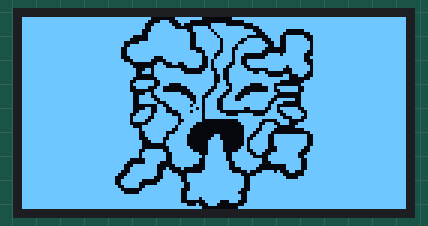
Bench run of a sketch on a simulated Arduino Uno, built with avr-gcc and run on an emulated ATmega328P. Shown: 128×64 one-colour display.

Above: at 0.45 s.

The sketch:

animation.ino
```cpp
#include <SPI.h>
#include <Wire.h>
#include <Adafruit_GFX.h>
#include <Adafruit_SSD1306.h>
#define SCREEN_WIDTH 128 // OLED display width, in pixels
#define SCREEN_HEIGHT 64 // OLED display height, in pixels
#define OLED_RESET 0x3C
Adafruit_SSD1306 display(128, 64, &Wire, -1);

const unsigned char perso [] PROGMEM = {

// 'Capture d’écran 2024-02-01 à 10', 128x64px
  0xff, 0xff, 0xff, 0xff, 0xff, 0xe0, 0x1f, 0xf0, 0x03, 0xff, 0xff, 0xff, 0xff, 0xff, 0xff, 0xff,
	0xff, 0xff, 0xff, 0xff, 0xff, 0xc3, 0x8f, 0x00, 0x00, 0x3f, 0xff, 0xff, 0xff, 0xff, 0xff, 0xff,
	0xff, 0xff, 0xff, 0xff, 0xff, 0x8f, 0xc4, 0x01, 0xf0, 0x07, 0xff, 0xff, 0xff, 0xff, 0xff, 0xff,
	0xff, 0xff, 0xff, 0xff, 0xff, 0x9f, 0xe0, 0x7d, 0xff, 0xc1, 0xff, 0xff, 0xff, 0xff, 0xff, 0xff,
	0xff, 0xff, 0xff, 0xff, 0xff, 0x1f, 0xfe, 0x7e, 0xff, 0xf8, 0xff, 0x03, 0xff, 0xff, 0xff, 0xff,
	0xff, 0xff, 0xff, 0xff, 0xff, 0x3f, 0xff, 0x3f, 0x7f, 0xfc, 0x7e, 0x00, 0xff, 0xff, 0xff, 0xff,
	0xff, 0xff, 0xff, 0xff, 0xf8, 0x3f, 0xff, 0x3f, 0xbf, 0xe0, 0x3c, 0xfc, 0x7f, 0xff, 0xff, 0xff,
	0xff, 0xff, 0xff, 0xff, 0xf0, 0x3f, 0xff, 0x3f, 0xdf, 0x9f, 0x1c, 0xfe, 0x7f, 0xff, 0xff, 0xff,
	0xff, 0xff, 0xff, 0xff, 0xc1, 0xff, 0xff, 0x3f, 0xdf, 0x3f, 0x8c, 0xff, 0x7f, 0xff, 0xff, 0xff,
	0xff, 0xff, 0xff, 0xff, 0xcf, 0xff, 0xff, 0x3f, 0xde, 0xff, 0xcc, 0xff, 0x7f, 0xff, 0xff, 0xff,
	0xff, 0xff, 0xff, 0xff, 0x9f, 0xff, 0xff, 0x0f, 0xdc, 0xff, 0x80, 0xff, 0x7f, 0xff, 0xff, 0xff,
	0xff, 0xff, 0xff, 0xff, 0x9f, 0xff, 0xff, 0xc7, 0x9d, 0xff, 0x00, 0xfe, 0x7f, 0xff, 0xff, 0xff,
	0xff, 0xff, 0xff, 0xff, 0x9f, 0xff, 0xff, 0xf7, 0x3d, 0xc0, 0x3d, 0xfc, 0x7f, 0xff, 0xff, 0xff,
	0xff, 0xff, 0xff, 0xff, 0x8f, 0xf1, 0xff, 0xf3, 0x7d, 0x80, 0x7f, 0xfc, 0xff, 0xff, 0xff, 0xff,
	0xff, 0xff, 0xff, 0xff, 0xc7, 0xe0, 0xff, 0xf2, 0xfd, 0x9f, 0xff, 0xfc, 0x7f, 0xff, 0xff, 0xff,
	0xff, 0xff, 0xff, 0xff, 0xf0, 0x06, 0x33, 0xf2, 0xf9, 0x9f, 0xff, 0xfe, 0x7f, 0xff, 0xff, 0xff,
	0xff, 0xff, 0xff, 0xff, 0xf8, 0x0f, 0x01, 0xe2, 0xf3, 0xcf, 0xff, 0x7f, 0x7f, 0xff, 0xff, 0xff,
	0xff, 0xff, 0xff, 0xff, 0xfc, 0x6f, 0xf8, 0x06, 0x67, 0xe0, 0x3e, 0x3f, 0x7f, 0xff, 0xff, 0xff,
	0xff, 0xff, 0xff, 0xff, 0xfc, 0xef, 0xfc, 0x0f, 0x67, 0xf9, 0x80, 0x3e, 0x7f, 0xff, 0xff, 0xff,
	0xff, 0xff, 0xff, 0xff, 0xfc, 0x0f, 0xff, 0xff, 0x27, 0xff, 0xc1, 0x8c, 0x7f, 0xff, 0xff, 0xff,
	0xff, 0xff, 0xff, 0xff, 0xf8, 0x07, 0xff, 0xff, 0x27, 0xff, 0xff, 0x80, 0xff, 0xff, 0xff, 0xff,
	0xff, 0xff, 0xff, 0xff, 0xf3, 0xf3, 0xff, 0xff, 0x37, 0xff, 0xfc, 0x03, 0xff, 0xff, 0xff, 0xff,
	0xff, 0xff, 0xff, 0xff, 0xf7, 0xf3, 0x87, 0xff, 0x73, 0xf0, 0xf0, 0x07, 0xff, 0xff, 0xff, 0xff,
	0xff, 0xff, 0xff, 0xff, 0xf3, 0xc6, 0x01, 0xfe, 0x7b, 0xc0, 0x37, 0xf3, 0xff, 0xff, 0xff, 0xff,
	0xff, 0xff, 0xff, 0xff, 0xf0, 0x0e, 0x00, 0xfc, 0xf3, 0x80, 0x33, 0xf3, 0xff, 0xff, 0xff, 0xff,
	0xff, 0xff, 0xff, 0xff, 0xf8, 0x6f, 0xf8, 0x79, 0xe7, 0x0f, 0xf8, 0x07, 0xff, 0xff, 0xff, 0xff,
	0xff, 0xff, 0xff, 0xff, 0xf9, 0xe7, 0xfe, 0x33, 0xce, 0x3f, 0xf0, 0x07, 0xff, 0xff, 0xff, 0xff,
	0xff, 0xff, 0xff, 0xff, 0xf9, 0xf3, 0xff, 0x37, 0x9e, 0x7f, 0xe7, 0xe7, 0xff, 0xff, 0xff, 0xff,
	0xff, 0xff, 0xff, 0xff, 0xf9, 0xf8, 0xff, 0xb7, 0x9f, 0xff, 0xce, 0x07, 0xff, 0xff, 0xff, 0xff,
	0xff, 0xff, 0xff, 0xff, 0xf8, 0x06, 0x7f, 0x77, 0x9f, 0xff, 0xd8, 0x07, 0xff, 0xff, 0xff, 0xff,
	0xff, 0xff, 0xff, 0xff, 0xf8, 0x67, 0x3f, 0xd7, 0x9f, 0xcf, 0x9b, 0xf3, 0xff, 0xff, 0xff, 0xff,
	0xff, 0xff, 0xff, 0xff, 0xf9, 0xe7, 0x0f, 0x77, 0xc0, 0x00, 0x39, 0xf9, 0xff, 0xff, 0xff, 0xff,
	0xff, 0xff, 0xff, 0xff, 0xf3, 0xef, 0xc7, 0xf7, 0xf0, 0xf8, 0x7c, 0xfd, 0xff, 0xff, 0xff, 0xff,
	0xff, 0xff, 0xff, 0xff, 0xf7, 0xcf, 0xf7, 0xf7, 0xff, 0xff, 0xfe, 0x39, 0xff, 0xff, 0xff, 0xff,
	0xff, 0xff, 0xff, 0xff, 0xf7, 0x9f, 0xf3, 0xf0, 0x00, 0xff, 0x07, 0x83, 0xff, 0xff, 0xff, 0xff,
	0xff, 0xff, 0xff, 0xff, 0xf0, 0x3f, 0xf7, 0xc0, 0x00, 0x7e, 0x73, 0x8f, 0xff, 0xff, 0xff, 0xff,
	0xff, 0xff, 0xff, 0xff, 0xf8, 0xff, 0xef, 0x80, 0x00, 0x3e, 0xf8, 0x1f, 0xff, 0xff, 0xff, 0xff,
	0xff, 0xff, 0xff, 0xff, 0xfe, 0xff, 0xcf, 0x00, 0x00, 0x3c, 0xf0, 0x03, 0xff, 0xff, 0xff, 0xff,
	0xff, 0xff, 0xff, 0xff, 0xfe, 0x7f, 0x1f, 0x00, 0x00, 0x39, 0xe0, 0x00, 0xff, 0xff, 0xff, 0xff,
	0xff, 0xff, 0xff, 0xff, 0xfe, 0x7f, 0x7e, 0x00, 0xc0, 0x33, 0xcf, 0xfe, 0x7f, 0xff, 0xff, 0xff,
	0xff, 0xff, 0xff, 0xff, 0xfe, 0x3e, 0x7e, 0x01, 0xc0, 0x27, 0xcf, 0xfe, 0x7f, 0xff, 0xff, 0xff,
	0xff, 0xff, 0xff, 0xff, 0xff, 0x1e, 0xfe, 0x03, 0xe0, 0x2f, 0xcf, 0xfe, 0x7f, 0xff, 0xff, 0xff,
	0xff, 0xff, 0xff, 0xff, 0xff, 0x00, 0xfe, 0x03, 0xe0, 0x2f, 0xcf, 0xfe, 0x7f, 0xff, 0xff, 0xff,
	0xff, 0xff, 0xff, 0xff, 0xff, 0x00, 0x7f, 0x03, 0xe0, 0x6f, 0xc7, 0xfc, 0xff, 0xff, 0xff, 0xff,
	0xff, 0xff, 0xff, 0xff, 0xfe, 0x7e, 0x7f, 0x83, 0xe0, 0xe7, 0x87, 0xf8, 0xff, 0xff, 0xff, 0xff,
	0xff, 0xff, 0xff, 0xff, 0xfe, 0xff, 0x3f, 0xe3, 0xf3, 0xf3, 0x1f, 0xf1, 0xff, 0xff, 0xff, 0xff,
	0xff, 0xff, 0xff, 0xff, 0xfe, 0xff, 0x3f, 0xf7, 0xf3, 0xf8, 0x3f, 0xf3, 0xff, 0xff, 0xff, 0xff,
	0xff, 0xff, 0xff, 0xff, 0xf0, 0x7f, 0x3f, 0xe7, 0xf3, 0xff, 0x3f, 0xf9, 0xff, 0xff, 0xff, 0xff,
	0xff, 0xff, 0xff, 0xff, 0xe0, 0x7c, 0x3f, 0xe7, 0xf9, 0xff, 0x1f, 0xf9, 0xff, 0xff, 0xff, 0xff,
	0xff, 0xff, 0xff, 0xff, 0xc7, 0xf8, 0x1f, 0x87, 0xf9, 0xfe, 0x00, 0xf9, 0xff, 0xff, 0xff, 0xff,
	0xff, 0xff, 0xff, 0xff, 0xcf, 0xf8, 0x84, 0x07, 0xf8, 0x7c, 0x00, 0xf9, 0xff, 0xff, 0xff, 0xff,
	0xff, 0xff, 0xff, 0xff, 0x8f, 0xf9, 0xc0, 0x0f, 0xfc, 0x10, 0xf4, 0x63, 0xff, 0xff, 0xff, 0xff,
	0xff, 0xff, 0xff, 0xff, 0x1f, 0xf9, 0xf1, 0xff, 0xff, 0x83, 0xfe, 0x03, 0xff, 0xff, 0xff, 0xff,
	0xff, 0xff, 0xff, 0xfe, 0x3f, 0xf1, 0xf9, 0xff, 0xff, 0xcf, 0xff, 0x0f, 0xff, 0xff, 0xff, 0xff,
	0xff, 0xff, 0xff, 0xfe, 0x7f, 0x03, 0xf9, 0xff, 0xff, 0xcf, 0xff, 0xff, 0xff, 0xff, 0xff, 0xff,
	0xff, 0xff, 0xff, 0xfe, 0x7e, 0x07, 0xfc, 0xff, 0xff, 0xcf, 0xff, 0xff, 0xff, 0xff, 0xff, 0xff,
	0xff, 0xff, 0xff, 0xff, 0x3e, 0x7f, 0xfc, 0xff, 0xff, 0xcf, 0xff, 0xff, 0xff, 0xff, 0xff, 0xff,
	0xff, 0xff, 0xff, 0xff, 0x80, 0xff, 0xf8, 0xff, 0xff, 0x8f, 0xff, 0xff, 0xff, 0xff, 0xff, 0xff,
	0xff, 0xff, 0xff, 0xff, 0xc1, 0xff, 0xf9, 0xff, 0xff, 0x1f, 0xff, 0xff, 0xff, 0xff, 0xff, 0xff,
	0xff, 0xff, 0xff, 0xff, 0xff, 0xff, 0xf9, 0xff, 0xff, 0x9f, 0xff, 0xff, 0xff, 0xff, 0xff, 0xff,
	0xff, 0xff, 0xff, 0xff, 0xff, 0xff, 0xf9, 0xef, 0xff, 0x9f, 0xff, 0xff, 0xff, 0xff, 0xff, 0xff,
	0xff, 0xff, 0xff, 0xff, 0xff, 0xff, 0xf8, 0x07, 0xc7, 0x1f, 0xff, 0xff, 0xff, 0xff, 0xff, 0xff,
	0xff, 0xff, 0xff, 0xff, 0xff, 0xff, 0xfe, 0x23, 0x80, 0x3f, 0xff, 0xff, 0xff, 0xff, 0xff, 0xff,
	0xff, 0xff, 0xff, 0xff, 0xff, 0xff, 0xff, 0xf0, 0x00, 0xff, 0xff, 0xff, 0xff, 0xff, 0xff, 0xff
};

// Array of all bitmaps for convenience. (Total bytes used to store images in PROGMEM = 28128)
const int epd_bitmap_allArray_LEN = 1;


const unsigned char perso2 [] PROGMEM = {
  0xff, 0xff, 0xff, 0xff, 0xff, 0xe0, 0x1f, 0xf0, 0x03, 0xff, 0xff, 0xff, 0xff, 0xff, 0xff, 0xff,
	0xff, 0xff, 0xff, 0xff, 0xff, 0xc3, 0x8f, 0x00, 0x00, 0x3f, 0xff, 0xff, 0xff, 0xff, 0xff, 0xff,
	0xff, 0xff, 0xff, 0xff, 0xff, 0x8f, 0xc4, 0x01, 0xf0, 0x07, 0xff, 0xff, 0xff, 0xff, 0xff, 0xff,
	0xff, 0xff, 0xff, 0xff, 0xff, 0x9f, 0xe0, 0x7d, 0xff, 0xc1, 0xff, 0xff, 0xff, 0xff, 0xff, 0xff,
	0xff, 0xff, 0xff, 0xff, 0xff, 0x1f, 0xfe, 0x7e, 0xff, 0xf8, 0xff, 0x03, 0xff, 0xff, 0xff, 0xff,
	0xff, 0xff, 0xff, 0xff, 0xff, 0x3f, 0xff, 0x3f, 0x7f, 0xfc, 0x7e, 0x00, 0xff, 0xff, 0xff, 0xff,
	0xff, 0xff, 0xff, 0xff, 0xf8, 0x3f, 0xff, 0x3f, 0xbf, 0xe0, 0x3c, 0xfc, 0x7f, 0xff, 0xff, 0xff,
	0xff, 0xff, 0xff, 0xff, 0xf0, 0x3f, 0xff, 0x3f, 0xdf, 0x9f, 0x1c, 0xfe, 0x7f, 0xff, 0xff, 0xff,
	0xff, 0xff, 0xff, 0xff, 0xc1, 0xff, 0xff, 0x3f, 0xdf, 0x3f, 0x8c, 0xff, 0x7f, 0xff, 0xff, 0xff,
	0xff, 0xff, 0xff, 0xff, 0x8f, 0xff, 0xff, 0x3f, 0xde, 0xff, 0xcc, 0xff, 0x7f, 0xff, 0xff, 0xff,
	0xff, 0xff, 0xff, 0xff, 0x9f, 0xff, 0xff, 0x0f, 0xdc, 0xff, 0x80, 0xff, 0x7f, 0xff, 0xff, 0xff,
	0xff, 0xff, 0xff, 0xff, 0x9f, 0xff, 0xff, 0xc7, 0x9d, 0xff, 0x00, 0xfe, 0x7f, 0xff, 0xff, 0xff,
	0xff, 0xff, 0xff, 0xff, 0x9f, 0xff, 0xff, 0xf7, 0x3d, 0xc0, 0x3d, 0xfc, 0x7f, 0xff, 0xff, 0xff,
	0xff, 0xff, 0xff, 0xff, 0x8f, 0xf1, 0xff, 0xf3, 0x7d, 0x80, 0x7f, 0xfc, 0xff, 0xff, 0xff, 0xff,
	0xff, 0xff, 0xff, 0xff, 0xc7, 0xe0, 0xff, 0xf2, 0xfd, 0x9f, 0xff, 0xfc, 0x7f, 0xff, 0xff, 0xff,
	0xff, 0xff, 0xff, 0xff, 0xf0, 0x06, 0x33, 0xf2, 0xf9, 0x9f, 0xff, 0xfe, 0x7f, 0xff, 0xff, 0xff,
	0xff, 0xff, 0xff, 0xff, 0xf8, 0x0f, 0x01, 0xe2, 0xf3, 0xcf, 0xff, 0x7f, 0x7f, 0xff, 0xff, 0xff,
	0xff, 0xff, 0xff, 0xff, 0xfc, 0x6f, 0xf8, 0x06, 0x77, 0xe0, 0x3e, 0x3f, 0x7f, 0xff, 0xff, 0xff,
	0xff, 0xff, 0xff, 0xff, 0xfc, 0xef, 0xfc, 0x0f, 0x67, 0xf9, 0x80, 0x3e, 0x7f, 0xff, 0xff, 0xff,
	0xff, 0xff, 0xff, 0xff, 0xfc, 0x0f, 0xff, 0xff, 0x27, 0xff, 0xc1, 0x8c, 0x7f, 0xff, 0xff, 0xff,
	0xff, 0xff, 0xff, 0xff, 0xf8, 0x07, 0xff, 0xff, 0x27, 0xff, 0xff, 0x80, 0xff, 0xff, 0xff, 0xff,
	0xff, 0xff, 0xff, 0xff, 0xf3, 0xf3, 0xff, 0xff, 0x37, 0xff, 0xfc, 0x03, 0xff, 0xff, 0xff, 0xff,
	0xff, 0xff, 0xff, 0xff, 0xf7, 0xf2, 0xff, 0xff, 0x73, 0xff, 0xb0, 0x07, 0xff, 0xff, 0xff, 0xff,
	0xff, 0xff, 0xff, 0xff, 0xf7, 0xc6, 0x7f, 0xfe, 0x7b, 0xff, 0x37, 0xf3, 0xff, 0xff, 0xff, 0xff,
	0xff, 0xff, 0xff, 0xff, 0xf0, 0x0e, 0x3f, 0xfc, 0xf3, 0xfe, 0x33, 0xf3, 0xff, 0xff, 0xff, 0xff,
	0xff, 0xff, 0xff, 0xff, 0xf8, 0x6f, 0x0e, 0x39, 0xe6, 0x78, 0x78, 0x07, 0xff, 0xff, 0xff, 0xff,
	0xff, 0xff, 0xff, 0xff, 0xf9, 0xe7, 0x80, 0x33, 0xce, 0x00, 0xf0, 0x07, 0xff, 0xff, 0xff, 0xff,
	0xff, 0xff, 0xff, 0xff, 0xf9, 0xf3, 0xc0, 0x77, 0x9f, 0x01, 0xe7, 0xe7, 0xff, 0xff, 0xff, 0xff,
	0xff, 0xff, 0xff, 0xff, 0xf9, 0xf8, 0xff, 0xf7, 0x9f, 0xff, 0xce, 0x07, 0xff, 0xff, 0xff, 0xff,
	0xff, 0xff, 0xff, 0xff, 0xf8, 0x06, 0x7f, 0xf7, 0x9f, 0xff, 0xd8, 0x07, 0xff, 0xff, 0xff, 0xff,
	0xff, 0xff, 0xff, 0xff, 0xf8, 0x67, 0x3f, 0xf7, 0x9f, 0xcf, 0x99, 0xf3, 0xff, 0xff, 0xff, 0xff,
	0xff, 0xff, 0xff, 0xff, 0xf9, 0xe7, 0x0f, 0xf7, 0xc0, 0x00, 0x39, 0xf9, 0xff, 0xff, 0xff, 0xff,
	0xff, 0xff, 0xff, 0xff, 0xf3, 0xef, 0xc7, 0xf7, 0xf0, 0xf8, 0x7c, 0xfd, 0xff, 0xff, 0xff, 0xff,
	0xff, 0xff, 0xff, 0xff, 0xf7, 0xcf, 0xf7, 0xf7, 0xff, 0xff, 0xfe, 0x39, 0xff, 0xff, 0xff, 0xff,
	0xff, 0xff, 0xff, 0xff, 0xf7, 0x9f, 0xf3, 0xf0, 0x00, 0xff, 0x07, 0x83, 0xff, 0xff, 0xff, 0xff,
	0xff, 0xff, 0xff, 0xff, 0xf0, 0x3f, 0xf7, 0xc0, 0x00, 0x7e, 0x73, 0x8f, 0xff, 0xff, 0xff, 0xff,
	0xff, 0xff, 0xff, 0xff, 0xf8, 0xff, 0xef, 0x80, 0x00, 0x3e, 0xf8, 0x1f, 0xff, 0xff, 0xff, 0xff,
	0xff, 0xff, 0xff, 0xff, 0xfe, 0xff, 0xcf, 0x00, 0x00, 0x3c, 0xf0, 0x03, 0xff, 0xff, 0xff, 0xff,
	0xff, 0xff, 0xff, 0xff, 0xfe, 0x7f, 0x1f, 0x00, 0x00, 0x39, 0xe0, 0x00, 0xff, 0xff, 0xff, 0xff,
	0xff, 0xff, 0xff, 0xff, 0xfe, 0x7f, 0x7e, 0x00, 0xc0, 0x33, 0xcf, 0xfe, 0x7f, 0xff, 0xff, 0xff,
	0xff, 0xff, 0xff, 0xff, 0xfe, 0x3e, 0x7e, 0x01, 0xc0, 0x27, 0xcf, 0xfe, 0x7f, 0xff, 0xff, 0xff,
	0xff, 0xff, 0xff, 0xff, 0xff, 0x1e, 0xfe, 0x03, 0xe0, 0x2f, 0xcf, 0xfe, 0x7f, 0xff, 0xff, 0xff,
	0xff, 0xff, 0xff, 0xff, 0xff, 0x00, 0xfe, 0x03, 0xe0, 0x2f, 0xcf, 0xfe, 0x7f, 0xff, 0xff, 0xff,
	0xff, 0xff, 0xff, 0xff, 0xff, 0x00, 0x7f, 0x03, 0xe0, 0x6f, 0xc7, 0xfc, 0xff, 0xff, 0xff, 0xff,
	0xff, 0xff, 0xff, 0xff, 0xfe, 0x7e, 0x7f, 0x83, 0xe0, 0xe7, 0x87, 0xf8, 0xff, 0xff, 0xff, 0xff,
	0xff, 0xff, 0xff, 0xff, 0xfe, 0xff, 0x3f, 0xe3, 0xf3, 0xf3, 0x1f, 0xf1, 0xff, 0xff, 0xff, 0xff,
	0xff, 0xff, 0xff, 0xff, 0xfe, 0xff, 0x3f, 0xf7, 0xf3, 0xf8, 0x3f, 0xf3, 0xff, 0xff, 0xff, 0xff,
	0xff, 0xff, 0xff, 0xff, 0xf0, 0x7f, 0x3f, 0xe7, 0xf3, 0xff, 0x3f, 0xf9, 0xff, 0xff, 0xff, 0xff,
	0xff, 0xff, 0xff, 0xff, 0xe0, 0x7c, 0x3f, 0xe7, 0xf9, 0xff, 0x1f, 0xf9, 0xff, 0xff, 0xff, 0xff,
	0xff, 0xff, 0xff, 0xff, 0xc7, 0xf8, 0x1f, 0x87, 0xf9, 0xfe, 0x00, 0xf9, 0xff, 0xff, 0xff, 0xff,
	0xff, 0xff, 0xff, 0xff, 0xcf, 0xf8, 0x84, 0x07, 0xf8, 0x7c, 0x00, 0xf9, 0xff, 0xff, 0xff, 0xff,
	0xff, 0xff, 0xff, 0xff, 0x8f, 0xf9, 0xc0, 0x0f, 0xfc, 0x10, 0xf4, 0x63, 0xff, 0xff, 0xff, 0xff,
	0xff, 0xff, 0xff, 0xff, 0x1f, 0xf9, 0xf1, 0xff, 0xff, 0x83, 0xfe, 0x03, 0xff, 0xff, 0xff, 0xff,
	0xff, 0xff, 0xff, 0xfe, 0x3f, 0xf1, 0xf9, 0xff, 0xff, 0xcf, 0xff, 0x0f, 0xff, 0xff, 0xff, 0xff,
	0xff, 0xff, 0xff, 0xfe, 0x7f, 0x03, 0xf9, 0xff, 0xff, 0xcf, 0xff, 0xff, 0xff, 0xff, 0xff, 0xff,
	0xff, 0xff, 0xff, 0xfe, 0x7e, 0x07, 0xfc, 0xff, 0xff, 0xcf, 0xff, 0xff, 0xff, 0xff, 0xff, 0xff,
	0xff, 0xff, 0xff, 0xff, 0x3e, 0x7f, 0xfc, 0xff, 0xff, 0xcf, 0xff, 0xff, 0xff, 0xff, 0xff, 0xff,
	0xff, 0xff, 0xff, 0xff, 0x80, 0xff, 0xf8, 0xff, 0xff, 0x8f, 0xff, 0xff, 0xff, 0xff, 0xff, 0xff,
	0xff, 0xff, 0xff, 0xff, 0xc1, 0xff, 0xf9, 0xff, 0xff, 0x1f, 0xff, 0xff, 0xff, 0xff, 0xff, 0xff,
	0xff, 0xff, 0xff, 0xff, 0xff, 0xff, 0xf9, 0xff, 0xff, 0x9f, 0xff, 0xff, 0xff, 0xff, 0xff, 0xff,
	0xff, 0xff, 0xff, 0xff, 0xff, 0xff, 0xf9, 0xef, 0xff, 0x9f, 0xff, 0xff, 0xff, 0xff, 0xff, 0xff,
	0xff, 0xff, 0xff, 0xff, 0xff, 0xff, 0xf8, 0x07, 0xc7, 0x1f, 0xff, 0xff, 0xff, 0xff, 0xff, 0xff,
	0xff, 0xff, 0xff, 0xff, 0xff, 0xff, 0xfe, 0x23, 0x80, 0x3f, 0xff, 0xff, 0xff, 0xff, 0xff, 0xff,
	0xff, 0xff, 0xff, 0xff, 0xff, 0xff, 0xff, 0xf0, 0x00, 0x7f, 0xff, 0xff, 0xff, 0xff, 0xff, 0xff
};

const unsigned char* epd_bitmap_allArray[2] = {
  perso,
perso2
};


void setup()   {
  display.begin(SSD1306_SWITCHCAPVCC, 0x3C);
}


void loop() {
 display.clearDisplay();
  display.drawBitmap(0, 0, perso, 128, 64, WHITE);
  display.display();
  delay(100);
  display.clearDisplay();
  display.drawBitmap(0, 0, perso2, 128, 64, WHITE);
  display.display();
  delay(100);
}
```
